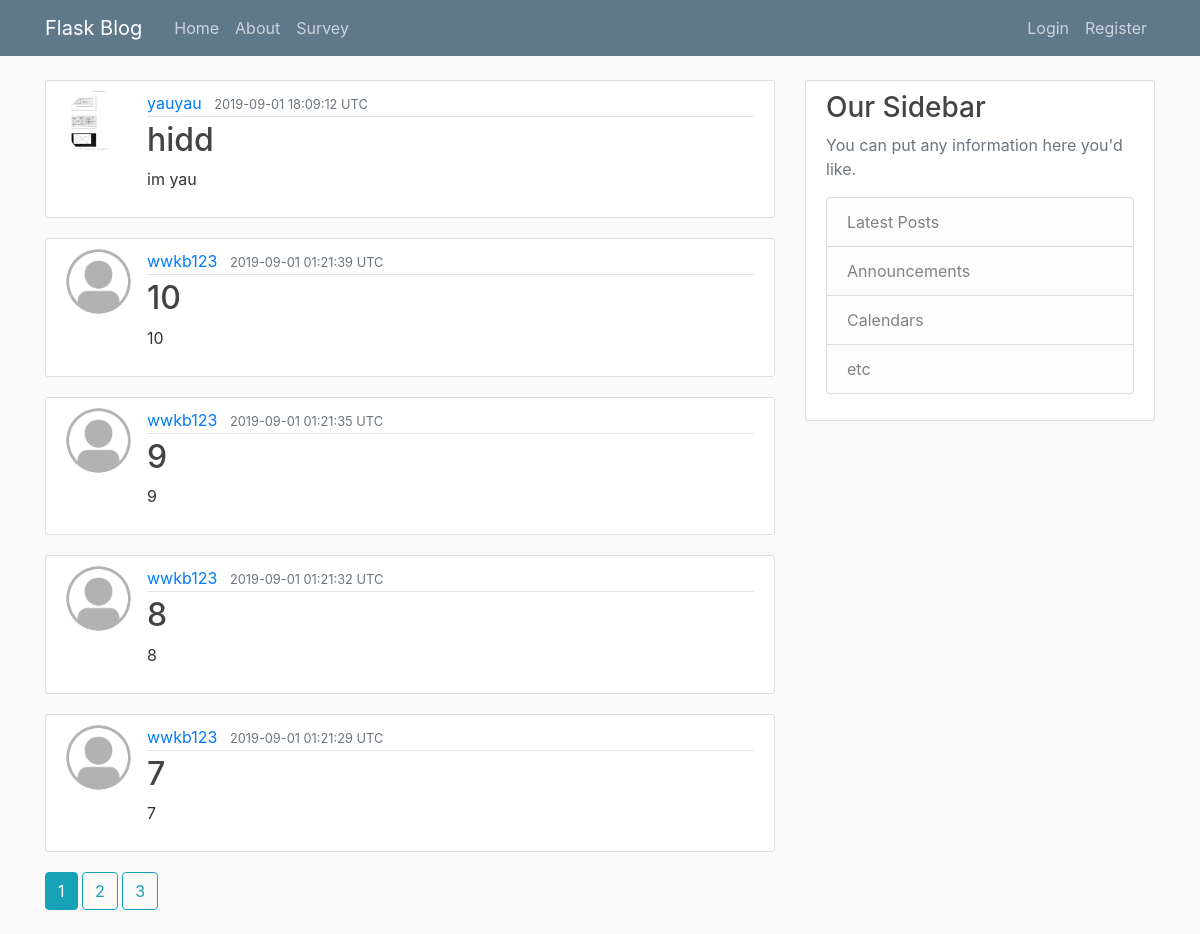
Page /home on the earlier database version.
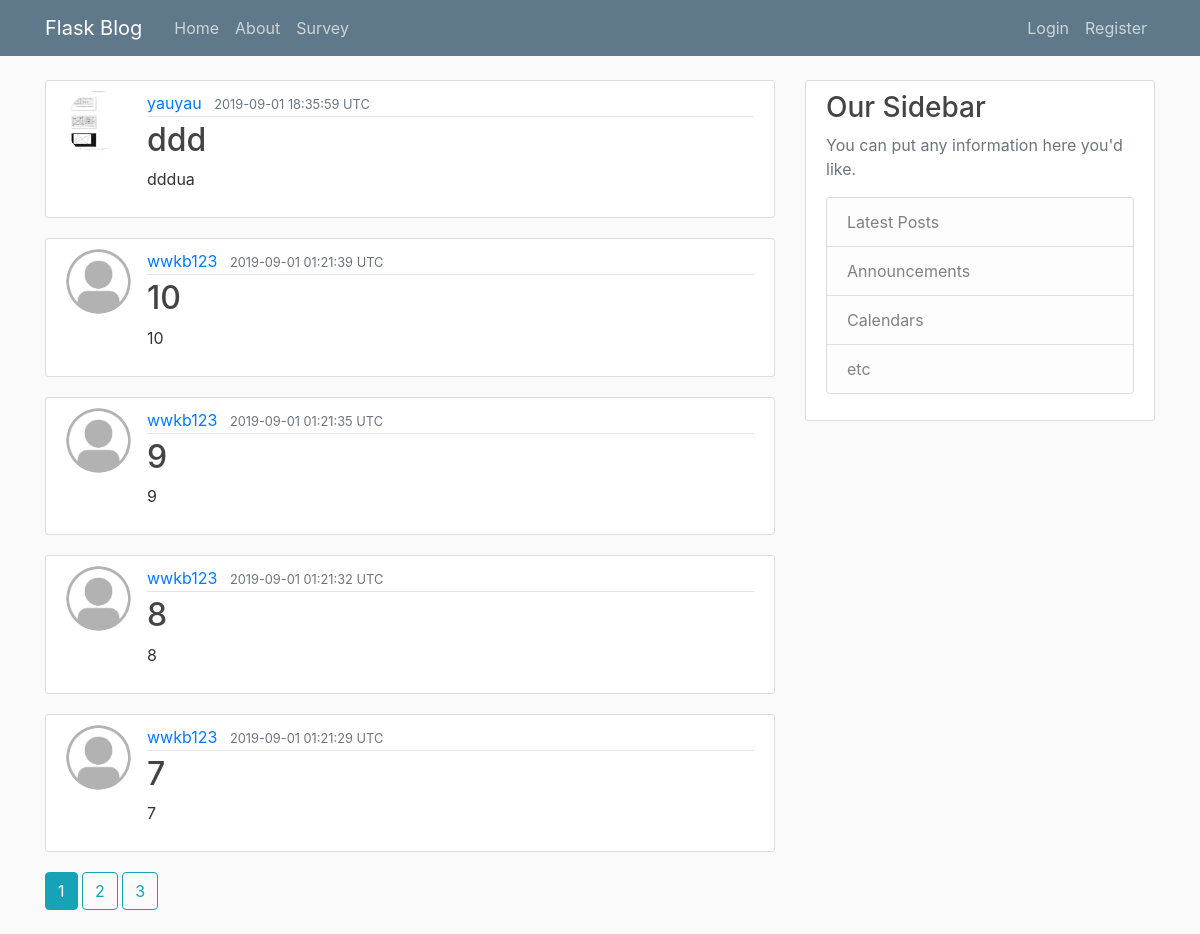
Same page on the later database version.
### flaskblog/models.py (models this page shows, shortened)
class Post(db.Model):
	id = db.Column(db.Integer, primary_key=True)
	title = db.Column(db.String(100), nullable=False)
	date_posted = db.Column(db.DateTime, nullable=False, default=datetime.utcnow) # passing the utcnow function, not the value of the time
	content = db.Column(db.Text, nullable=False)
	user_id = db.Column(db.Integer, db.ForeignKey('user.id'))

class User(db.Model, UserMixin):
	id = db.Column(db.Integer, primary_key=True)
	username = db.Column(db.String(20), unique=True, nullable=False)
	email = db.Column(db.String(120), unique=True, nullable=False)
	image_file = db.Column(db.String(20), nullable=False, default='default.jpg')
	password = db.Column(db.String(60), nullable=False)
	posts = db.relationship('Post', backref='author', lazy=True)

### flaskblog/main/routes.py (the view)
@main.route('/')
@main.route('/home')
def home():
	page = request.args.get('page', 1, type=int)  # passing from URL
	posts = Post.query.order_by(Post.date_posted.desc()).paginate(page=page, per_page=5)
	return render_template('home.html', posts=posts)

### flaskblog/templates/home.html
{% extends "layout.html" %}
{% block content %}
    {% for post in posts.items %}
        <article class="media content-section">
          <img class="rounded-circle article-img" src="{{ url_for('static', filename='profile_pics/' + post.author.image_file) }}">
          <div class="media-body">
            <div class="article-metadata">
              <a class="mr-2" href="{{ url_for('users.user_posts', username=post.author.username) }}">{{ post.author.username }}</a>
              <small class="text-muted">{{ post.date_posted.strftime('%Y-%m-%d %H:%M:%S') }} UTC</small>
            </div>
            <h2><a class="article-title" href="{{ url_for('posts.post', post_id=post.id) }}">{{ post.title }}</a></h2>
            <p class="article-content">{{ post.content }}</p>
          </div>
        </article>
    {% endfor %}
    {% for page_num in posts.iter_pages(left_edge=1, right_edge=1, left_current=1, right_current=2) %}
    {% if page_num %}
      {% if posts.page == page_num %}
      <a class="btn btn-info mb-4" href="{{ url_for('main.home', page=page_num) }}">{{ page_num }}</a>
      {% else %}
        <a class="btn btn-outline-info mb-4" href="{{ url_for('main.home', page=page_num) }}">{{ page_num }}</a>
      {% endif %}
    {% else %}
      ...
    {% endif %}
    {% endfor %}
{% endblock content %}

Differences in the rows shown:
changed Post "yauyau": date_posted "2019-09-01 18:09:12" → "2019-09-01 18:35:59"; title "hidd" → "ddd"; content "im yau" → "dddua"
